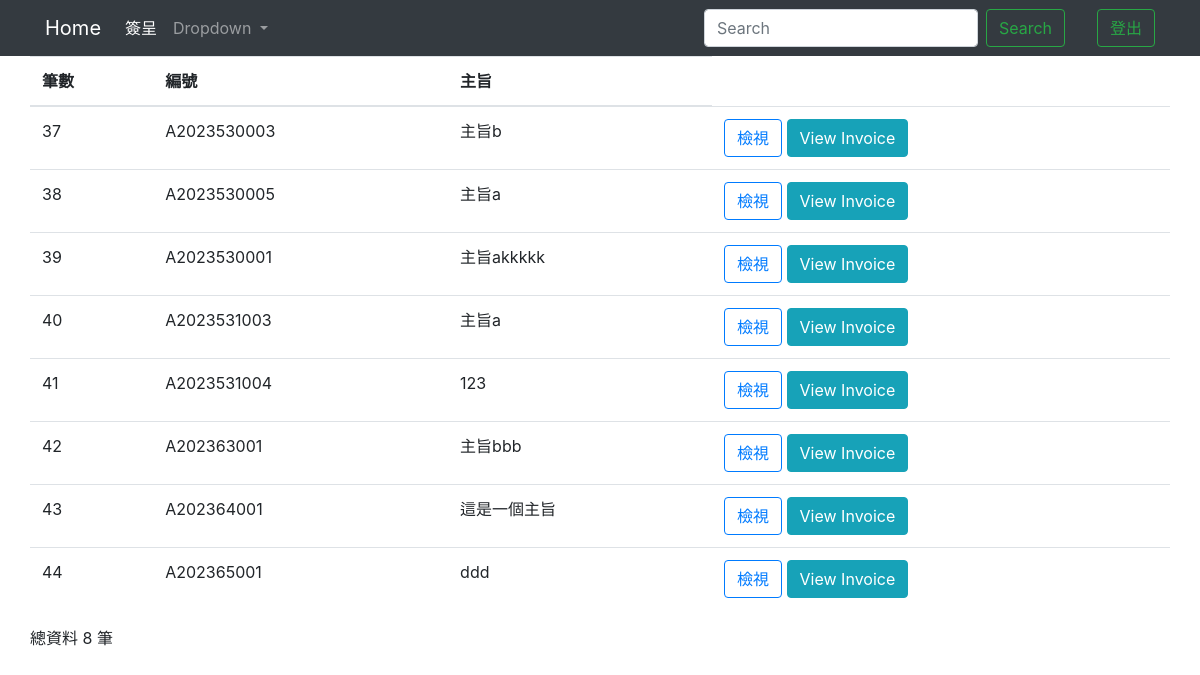
The page /signallIndex/ on the database as committed earlier.
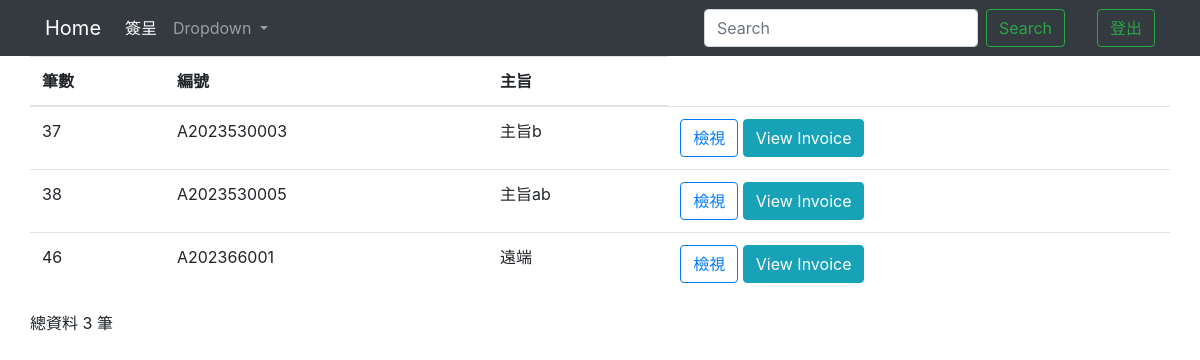
The same page on the database as committed later.
### testapp/models.py (models this page shows)
class Signed (models.Model):
    cNumber = models.CharField(max_length=50, default='', null=False)#編號
    cJob_title = models.CharField(max_length=50,blank=True)#職稱
    cSubject = models.CharField(max_length=255, default='', null=False)#主旨
    cDiscription = models.TextField(blank=True)#說明
    home = models.OneToOneField(Home, on_delete=models.CASCADE,default='')

### testapp/views.py (the view)
# urls.py: path('signallIndex/',signallIndex),
def signallIndex(request):
    if request.user.is_authenticated:
        username=request.user.username
        authenticate=request.user.is_staff
    if 'q' in request.GET:
        q = request.GET['q']
        multiple_q = Q(Q(cNumber__icontains=q) | Q(cSubject__icontains=q))
        signall = Signed.objects.filter(multiple_q)
    else:
        signall = Signed.objects.all().order_by("id")
    signallCount = len(signall)
    return render(request, "signall_Index.html",locals())

### templates/signall_Index.html (shortened to what this page needs)
<!DOCTYPE html>
<html lang="en">
<head>
  <link rel="stylesheet" href="https://cdn.jsdelivr.net/npm/bootstrap@4.6.2/dist/css/bootstrap.min.css">
  {% load static %}
</head>
<body>
  <nav class="navbar navbar-expand-lg navbar-dark bg-dark">
    <div class="container">
      <a class="navbar-brand" href="/homeIndex/">Home</a>
      <div class="collapse navbar-collapse" id="navbarSupportedContent">
        <ul class="navbar-nav mr-auto">
          <li class="nav-item active">
            <a class="nav-link disabled" >簽呈 <span class="sr-only">(current)</span></a>
          </li>
          <li class="nav-item dropdown">
            <a class="nav-link dropdown-toggle" href="#" role="button" data-toggle="dropdown" aria-expanded="false">
              Dropdown
            </a>
          </li>
        </ul>
        <form class="form-inline my-2 my-lg-0">
          <input class="form-control mr-sm-2" name='q' type="search" placeholder="Search" aria-label="Search">
          <button class="btn btn-outline-success my-2 my-sm-0" type="submit">Search</button>
        </form>
        <ul class="navbar-nav ml-2">
          <li class="nav-item active">
            <a class="nav-link disabled" style="color: green;">{{username}} <span class="sr-only">(current)</span></a>
          </li>
        </ul>
        <ul class="navbar-nav ml-2">
          <li class="nav-item">
            <button class="btn btn-outline-success my-2 my-sm-0" onclick="Logout(event)">登出</button>
          </li>
        </ul>
      </div>
    </div>
  </nav>
  <form action="." method="POST">
    <div class="container">
      <div class="row">
        <table class="table">
          <thead>
            <th scope="col">筆數</th>
            <th scope="col">編號</th>
            <th scope="col">主旨</th>
          </thead>
          <tbody>
            {% for unit in signall %}
            <tr>
              <td>{{unit.id}}</td>
              <td>{{unit.cNumber}}</td>
              <td>{{unit.cSubject}}</td>
              <td>
                <button type="button" class="btn btn-outline-primary" id="{{unit.cNumber}}" onclick="View()">檢視</button>
                <a class="btn btn-info" href="/pdfView/" target="_blank">View Invoice</a>
              </td>
            </tr>
            {% endfor %}
          </tbody>
        </table>
      </div>
    </div>
  </form>
  <div class="container">
    <div class="row">
      <p>總資料 {{signallCount}} 筆</p>
    </div>
  </div>
</body>
</html>

Rows that differ between the two databases and show on the page:
removed Signed: id "39", cNumber "A2023530001", cSubject "主旨akkkkk"
removed Signed: id "40", cNumber "A2023531003", cSubject "主旨a"
removed Signed: id "41", cNumber "A2023531004", cSubject "123"
removed Signed: id "42", cNumber "A202363001", cSubject "主旨bbb"
removed Signed: id "43", cNumber "A202364001", cSubject "這是一個主旨"
removed Signed: id "44", cNumber "A202365001", cSubject "ddd"
changed Signed id 38: cSubject "主旨a" → "主旨ab"
added Signed: id "46", cNumber "A202366001", cSubject "遠端"
Other text that changed with them:
{{ signallCount }}: "8" → "3"
